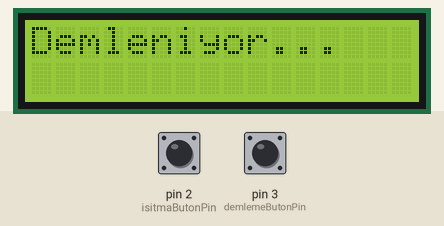
The sketch below on a simulated Arduino Uno, built with avr-gcc and run on an emulated ATmega328P. Shown: 16×2 character LCD. The inputs (shaded band) are chosen by the test bench; at power-on: pin 3 (demlemeButonPin) HIGH, pin 2 (isitmaButonPin) HIGH.

Above: at 1.2 s.
1.3 s: pin 3 (demlemeButonPin) pulled LOW for 3.2 s
At 4.46 s:
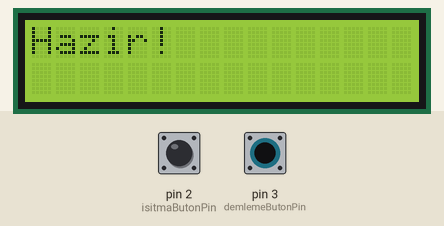
At 5.29 s:
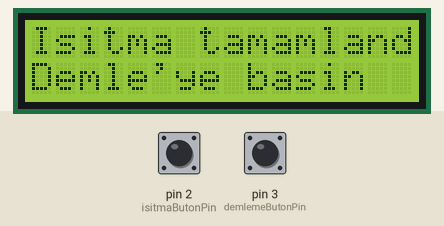
7.5 s: pin 3 (demlemeButonPin) pulled LOW for 3.2 s
At 10.7 s:
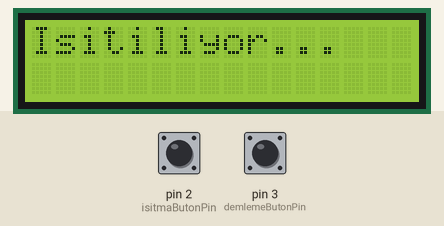
12.3 s: pin 3 (demlemeButonPin) pulled LOW for 3.2 s
At 15.46 s:
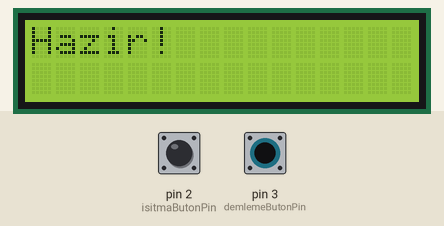
18.5 s: pin 3 (demlemeButonPin) pulled LOW for 1 s
21.0 s: pin 3 (demlemeButonPin) pulled LOW for 0.15 s
24.1 s: pin 3 (demlemeButonPin) pulled LOW for 0.15 s
Timing chart, 0 to 27.1 s (numbered marks = the images above; inputs shaded):
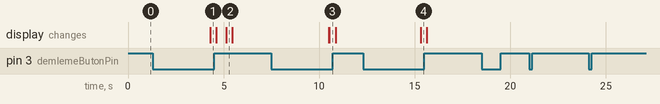

Measured:
- after the input at 1.3 s, the display: changes after 3.0 s (image 1)
- after the input at 7.5 s, the display: first changes after 3.0 s (image 3 shows a later state)
- after the input at 12.3 s, the display: changes after 3.0 s (image 4)
- after the input at 18.5 s, every drawn part: stays the same
- after the input at 21.0 s, every drawn part: stays the same
- after the input at 24.1 s, every drawn part: stays the same

The sketch:

main.ino
```cpp
#include <Wire.h>
#include <Adafruit_LiquidCrystal.h>

// LCD ekran ayarları
Adafruit_LiquidCrystal lcd(0);

// Pin tanımları
const int isitmaButonPin = 2;
const int demlemeButonPin = 3;

// Durum değişkenleri
bool isitiliyor = false;
bool demleniyor = false;
unsigned long isitmaBaslangicZamani = 0;
unsigned long demlemeBaslangicZamani = 0;

// Süre sabitleri (saniye cinsinden)
const unsigned long isitmaSuresi = 5;
const unsigned long demlemeSuresi = 3;
const unsigned long bayatSuresi = 7;
bool bayatMesajiGosterildi = false;


void setup() {
  pinMode(isitmaButonPin, INPUT_PULLUP);
  pinMode(demlemeButonPin, INPUT_PULLUP);

  lcd.begin(16, 2);
  lcd.print("Isit'a basin");
  lcd.setCursor(0, 1);
  lcd.print("su isinsin");
}

void loop() {
  // Isitma butonunun basili olup olmadigini kontrol et
  if (digitalRead(isitmaButonPin) == HIGH && !isitiliyor && !demleniyor) {
    lcd.clear();
    lcd.print("Isitiliyor...");
    isitiliyor = true;
    isitmaBaslangicZamani = millis();
    bayatMesajiGosterildi = false;
  }

  // Demleme butonunun basili olup olmadigini kontrol et
  if (digitalRead(demlemeButonPin) == HIGH) {
    lcd.clear();
    lcd.print("Demleniyor...");
    demleniyor = true;
    demlemeBaslangicZamani = millis();
  }

  // Isitma suresini kontrol et
  if (isitiliyor && (millis() - isitmaBaslangicZamani) >= (isitmaSuresi * 1000)) {
    lcd.clear();
    lcd.print("Isitma tamamlandi");
    lcd.setCursor(0, 1);
    lcd.print("Demle'ye basin");
    isitiliyor = false;
    bayatMesajiGosterildi = true;

  }

  // Demleme suresini kontrol et
  if (demleniyor && (millis() - demlemeBaslangicZamani) >= (demlemeSuresi * 1000)) {
    lcd.clear();
    lcd.print("Hazir!");
    demleniyor = false;
    bayatMesajiGosterildi = false;

  }

 // Bayatlama suresini kontrol et
if (demleniyor == false && isitiliyor == false && bayatMesajiGosterildi == false && (millis() - demlemeBaslangicZamani) >= (bayatSuresi * 1000)) {
    lcd.clear();
    lcd.print("Cay bayatti!");
    demleniyor = false;
    bayatMesajiGosterildi = true;
  }
}
```
